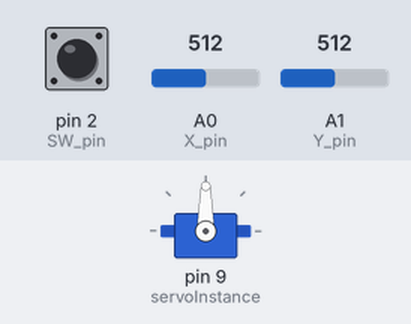
Simulated run of this sketch. Board: Arduino Uno, built with avr-gcc and run on an emulated ATmega328P. Shown: servo. The inputs (shaded band) are chosen by the test bench; at power-on: A0 (X_pin) = 512, pin 2 (SW_pin) HIGH, A1 (Y_pin) = 512. What the sketch prints to the serial monitor is not drawn.

Above: at 1.2 s.
1.3 s: A0 (X_pin) set to 313
2.8 s: A0 (X_pin) set to 284
At 4.2 s:
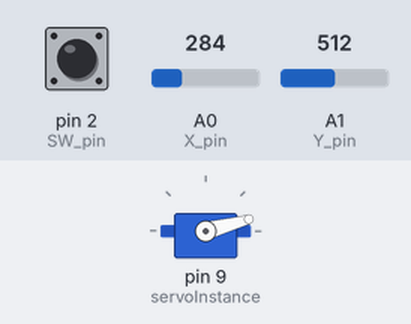
4.5 s: A0 (X_pin) set to 810
At 5.8 s:
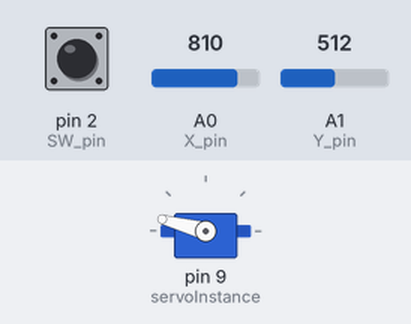
6.4 s: A0 (X_pin) set to 787
At 7.2 s:
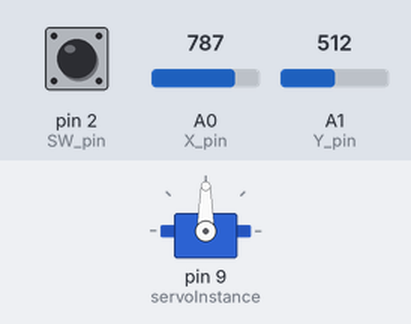
8.1 s: A0 (X_pin) set to 900
At 8.8 s:
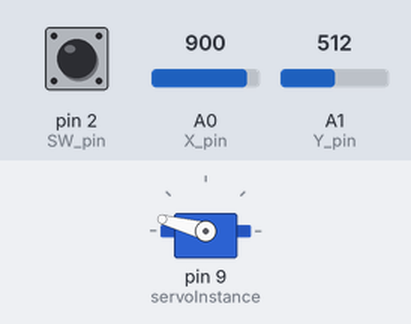
Timing chart, 0 to 10.9 s (numbered marks = the images above; inputs shaded):
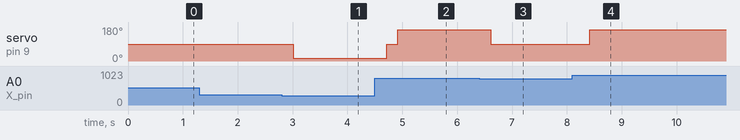

Measured:
- the behaviour switches between 300 and 299 on A0 (X_pin) (found by bisection; images 0 and 1)
- the behaviour switches between 801 and 800 on A0 (X_pin) (found by bisection; images 2 and 3)
- after the input at 1.3 s, every drawn part: stays the same
- after the input at 2.8 s, servo on pin 9 (servoInstance): 90° → 15° after 0.21 s
- after the input at 4.5 s, servo on pin 9 (servoInstance): 15° → 90° after 0.21 s, → 165° 0.20 s later
- after the input at 6.4 s, servo on pin 9 (servoInstance): 165° → 90° after 0.22 s
- after the input at 8.1 s, servo on pin 9 (servoInstance): 90° → 165° after 0.32 s

The sketch:

Analog_Joystick.ino
```cpp
//www.elegoo.com
//2016.12.09
#include <Servo.h>
Servo servoInstance;  // create servo object to control a servo
// Arduino pin numbers
const int SW_pin = 2; // digital pin connected to switch output
const int X_pin = 0; // analog pin connected to X output
const int Y_pin = 1; // analog pin connected to Y output
int x_dir=0;
int y_dir=0;
int ang = 0;    // variable to store the servo position

void setup() {
  pinMode(SW_pin, INPUT);
  digitalWrite(SW_pin, HIGH);
  servoInstance.attach(9);  // attaches the servo on pin 9 to the servo object
  Serial.begin(9600);
}

void loop() {
  ang=90;
  servoInstance.write(ang);
  delay(200);
  Serial.print("Switch:  ");
  Serial.print(digitalRead(SW_pin));
  Serial.print("\n");
  Serial.print("X-axis: ");
  Serial.print(analogRead(X_pin));
  x_dir=analogRead(X_pin);
  while (x_dir>800){
    ang=165;
    servoInstance.write(ang);
    delay(100);
    x_dir=analogRead(X_pin);
  }
  while (x_dir<300) {
    ang=15;
    servoInstance.write(ang);
    delay(100);
    x_dir=analogRead(X_pin);
  }
  Serial.print("\n");
  Serial.print("Y-axis: ");
  Serial.println(analogRead(Y_pin));
  Serial.print("\n\n");
  Serial.print(ang);
  delay(200);
}
```
